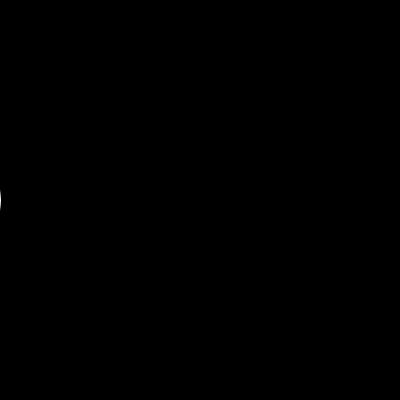
Frame 1 (no input)
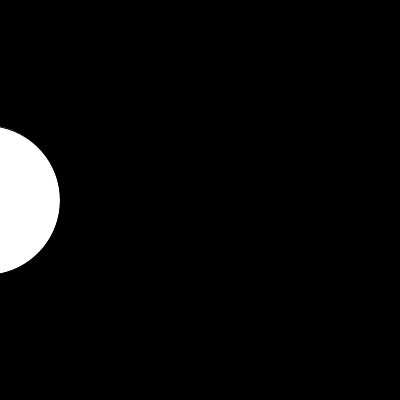
Frame 60 (the mouse pressed at the canvas centre just before this capture)
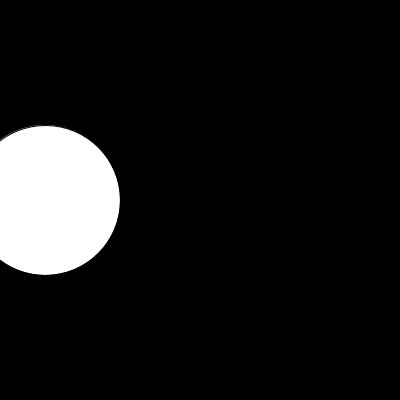
Frame 120 (the mouse held since frame 60 and released just before this capture)

The Processing sketch that drew these frames (run headless with seeded random() and noise(); from frame 60 on, the mouse is pressed at the canvas centre):

// Processing sketch: SimpleAnimation
// ── SimpleAnimation.pde

/*
 *  Kunstuni TIME team
 *  Cécile
 *
 *  SimpleAnimation example
 *
 *  Animates a circle from the left to the right.
 *
 */

int ellipseSize = 150;
int ellipseX = -ellipseSize/2;

void setup(){
  size(400,400);
}


void draw(){
  
  background(0);
  ellipseX++;
  if(ellipseX >= width+ellipseSize/2){
    ellipseX = -ellipseSize/2;
  }
  ellipse(ellipseX,200,ellipseSize,ellipseSize);

}
